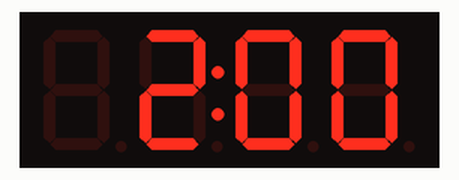
The sketch below on a simulated ESP32. On the bench: 4-digit seven-segment display.

Above: at 0.1 s.
At 2.2 s:
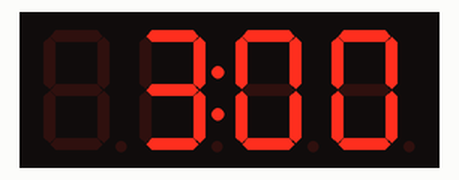
At 4.2 s:
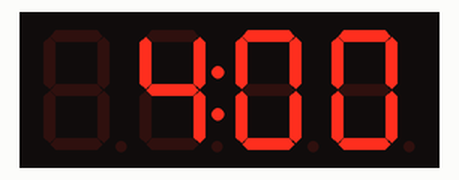
At 8.9 s:
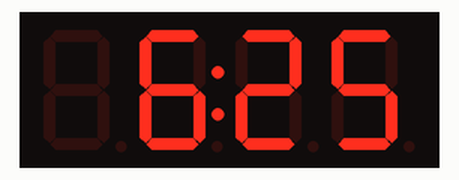
At 13.6 s:
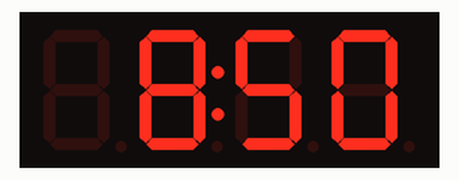
At 17.8 s:
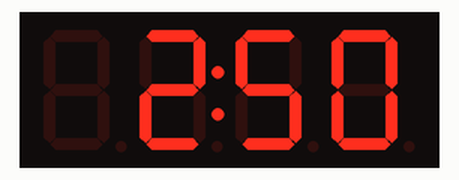

The sketch:

TestDisplay.ino
```cpp
#include "DisplayManager.h"

float temp = 2.00;

void setup() {
  displayManager.begin();
}

void loop() {
  displayManager.showTemperature(temp);
  temp += 0.25;

  if (temp > 9.99) {
    temp = 2.00;
  }

  delay(500);
}
```

DisplayManager.cpp
```cpp
#include "DisplayManager.h"
#include "config.h"

DisplayManager displayManager;

DisplayManager::DisplayManager()
  : display(DISPLAY_CLK, DISPLAY_DIO) {}

void DisplayManager::begin() {
  display.setBrightness(0x0a);
}

void DisplayManager::showTemperature(float temperature) {
  int value = (int)(temperature * 100);
  display.showNumberDecEx(value, 0x40, false, 4);
}
```

DisplayManager.h
```cpp
#pragma once
#include <Arduino.h>
#include <TM1637Display.h>

class DisplayManager {
public:
  void begin();
  void showTemperature(float temperature);

private:
  TM1637Display display;
public:
  DisplayManager();
};

extern DisplayManager displayManager;
```

config.h
```cpp
#pragma once

#define WIFI_SSID "REPLACE_WITH_YOUR_SSID"
#define WIFI_PASSWORD "REPLACE_WITH_YOUR_PASSWORD"

#define SERVER_URL "https://tempsegura.net/ProyectoFinal/Backend/controllers/Registrar.php"
#define CONFIG_URL "https://tempsegura.net/ProyectoFinal/Backend/controllers/Config.php"

#define USER_ID "99999"
#define USER_PASS "12345"

#define PHONE_NUMBER "+542613638639"

// Ajustar pines segun tu placa ESP32.
#define ONE_WIRE_BUS 26

#define BUZZER_PIN 25
#define LED_ROJO_PIN 25

#define DISPLAY_CLK 22
#define DISPLAY_DIO 21

#define SIM800_RX 17
#define SIM800_TX 16

#define RFID_SS1_CARGA 5
#define RFID_SS2_DESCARGA 4
#define RFID1_RST 14
#define RFID2_RST 27

#define TEMP_SENTINEL 128.8f
#define MAX_SAMPLES 6

#define DEFAULT_UMBRAL_SUP 8
#define DEFAULT_UMBRAL_INF 2

#define EEPROM_SIZE 4096
#define STORAGE_MAX_RECORDS 24
```

Measured:
- by itself, everything shown: repeats every 16.7 s, in 32 steps
- what the display in image 1 shows lasts 0.5 s, from 2.1 s to 2.6 s
